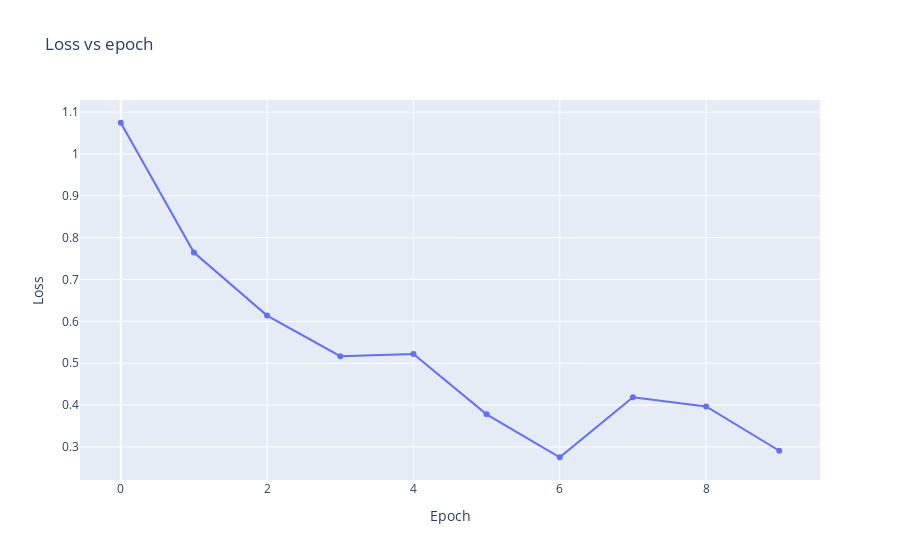

Source (notebook cell):
### Code cell
fig = go.Figure()
fig = go.Figure(data=go.Scatter(x=list(range(len(losses))), y=losses))
fig.update_layout(title='Loss vs epoch',
                   xaxis_title='Epoch',
                   yaxis_title='Loss')
fig.show()

### Figure 1 — Plotly figure (JSON) as saved in the notebook; plotly's stock layout.template omitted (floating-point values rounded to 4 significant figures)
{"data": [{"type": "scatter", "x": [0, 1, 2, 3, 4, 5, 6, 7, 8, 9], "y": [1.075, 0.7645, 0.6137, 0.5169, 0.522, 0.3779, 0.2752, 0.4185, 0.3966, 0.2908]}], "layout": {"title": {"text": "Loss vs epoch"}, "xaxis": {"title": {"text": "Epoch"}}, "yaxis": {"title": {"text": "Loss"}}}}
